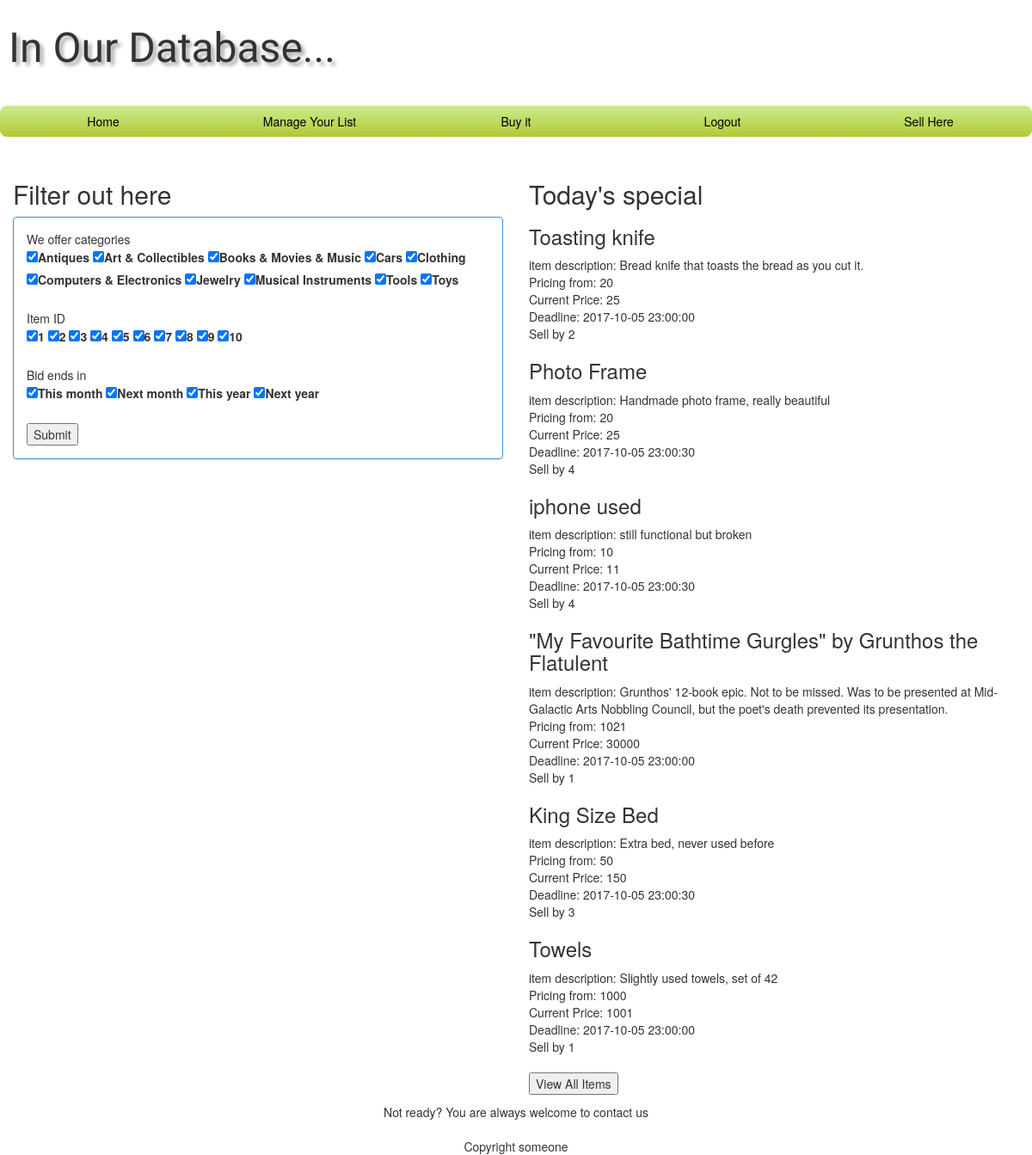
Page /settings.php (signed in) on the committed database.
### tables this page shows
CREATE TABLE ITEM_CATEGORY (
    ITEM_CATEGORY_ID INTEGER PRIMARY KEY,
    NAME VARCHAR(78) NOT NULL );

CREATE TABLE AUCTION (
    AUCTION_ID INTEGER PRIMARY KEY,
    HIGHEST_BIDDER INTEGER,
    NUM_BID INTEGER NOT NULL,
    STATUS INTEGER NOT NULL,
    SELLER INTEGER NOT NULL,
    START_PRICE INTEGER NOT NULL,
    CURRENT_PRICE INTEGER NOT NULL,
    OPEN_TIME TIMESTAMP,
    CLOSE_TIME TIMESTAMP,
    ITEM_CATEGORY INTEGER,
    ITEM_CAPTION VARCHAR(78),
    ITEM_DESCRIPTION VARCHAR(998),
    ITEM_PHOTO MEDIUMBLOB );

### settings.php (the view, shortened to what this page needs)
<?php
require_once('openDatabase.php');
$thisAuctionQuery = $database->prepare(<<<'SQL'
    SELECT
        ITEM_CATEGORY.ITEM_CATEGORY_ID,
        ITEM_CATEGORY.NAME
        FROM ITEM_CATEGORY
SQL
);
$todaySpecial = $database->prepare(<<<'SQL'
  SELECT
    AUCTION.ITEM_DESCRIPTION,
    AUCTION.ITEM_CAPTION,
    AUCTION.CURRENT_PRICE,
    AUCTION.START_PRICE,
    AUCTION.SELLER,
    AUCTION.CLOSE_TIME,
    AUCTION.ITEM_PHOTO,
    AUCTION.AUCTION_ID,
    AUCTION.HIGHEST_BIDDER
    FROM AUCTION
    ORDER BY AUCTION.NUM_BID DESC
    LIMIT 20
SQL
);
?>
<!DOCTYPE HTML>
<html>
<head>
    <link rel="stylesheet" href="stylesheet/style.css" type="text/css"/>
    <link rel="stylesheet" type="text/css" href="stylesheet/bootstrap.min.css"/>
</head>
<body>
<header>
    <div class="head_only">
        <div>
            <h1 class="TangerineFont">In Our Database...</h1>
        </div>
    </div>
</header>
<nav>
    <ul>
        <li><a href="index.php">Home</a></li>
        <li><a href="manage.php">Manage Your List</a></li>
        <li><a href="settings.php">Buy it</a></li>
        <li><a href="logout.php">Logout</a></li>
        <li><a href="seller.php">Sell Here</a></li>
    </ul>
</nav>
<br>
<section class="col-md-6">
    <h2>Filter out here</h2>
    <form method="get">
        <div class="panel panel-primary">
            <div class="panel-body">
                <div>
                    <div>We offer categories</div>
                    <?PHP
                    $thisAuctionQuery->execute();
                    foreach ($thisAuctionQuery->fetchAll() as $auction):
                        $name = $auction['NAME'];
                        echo "
                        <label><input type=\"checkbox\" checked=\"checked\"/>{$name}</label>";
                    endforeach;
                    ?>
                </div>
                <br>
                <div>
                    <div>Item ID</div>
                    <?PHP
                    $thisAuctionQuery->execute();
                    foreach ($thisAuctionQuery->fetchAll() as $auction):
                        $category_id = $auction['ITEM_CATEGORY_ID'];
                        echo "
                        <label><input type=\"checkbox\" checked=\"checked\"/>{$category_id}</label>";
                    endforeach;
                    ?>
                </div>
                <br>
                <div>
                    <div>Bid ends in</div>
                    <label><input type="checkbox" checked="checked"/>This month</label>
                    <label><input type="checkbox" checked="checked"/>Next month</label>
                    <label><input type="checkbox" checked="checked"/>This year</label>
                    <label><input type="checkbox" checked="checked"/>Next year</label>
                </div>
                <br>
                <input type="submit" name="submit" onclick="book.php">
            </div>
        </div>
    </form>
</section>
<section class="col-md-6">
    <h2>Today's special</h2>
    <?PHP
    $todaySpecial->execute();
    foreach($todaySpecial->fetchAll() as $special):
        $description = $special['ITEM_DESCRIPTION'];
        $caption = $special['ITEM_CAPTION'];
        $price = $special['START_PRICE'];
        $current_price = $special['CURRENT_PRICE'];
        $close = $special['CLOSE_TIME'];
        $seller = $special['SELLER'];
        echo"
            <h3>{$caption}</h3>
            <div>item description: {$description}</div>
            <div>Pricing from: {$price}</div>
            <div>Current Price: {$current_price}</div>
            <div>Deadline: {$close}</div>
            <div>Sell by {$seller}</div>";
    endforeach;
    ?>
    <br>
    <form method="post" action="book.php">
        <button>View All Items</button>
    </form>
</section>
<br>
<footer>
    <div class="foot">Not ready? You are always welcome to contact us</div>
    <br>
    <div class="foot">Copyright someone</div>
</footer>
</body>
</html>

### stylesheet/style.css (style rules this page uses)
html, body { width: 100%; height: 100%; margin: 0; padding: 0; border: 0; }
nav { width: 100%; margin: 20px 0; float: left; }
nav ul { width: 100%; list-style: none; margin: 0; padding: 0; border: 0; }
nav ul li { width: 20%; float: left; }
nav ul li a { text-align: center; padding: 8px 0; display: block; width: 100%; background: linear-gradient(to bottom, #cdeb8e 0%,#b0ca34 100%); }
nav ul li a, nav ul li a:focus, nav ul li a:visited, nav ul li a:hover, nav ul li a:active { color: #000; text-decoration: none; }
nav ul li:first-child a { border-top-left-radius: 8px; border-bottom-left-radius: 8px; }
nav ul li:last-child a { border-top-right-radius: 8px; border-bottom-right-radius: 8px; }
.head_only { padding: 10px; }
section { padding: 10px; }
.foot { text-align: center; }
.TangerineFont { font-family: Tangerine, serif; font-size: 48px; text-shadow: 4px 4px 4px #aaa; }

### rows in the picture
item_category: NAME "Antiques", ITEM_CATEGORY_ID "1"
item_category: NAME "Art & Collectibles", ITEM_CATEGORY_ID "2"
item_category: NAME "Books & Movies & Music", ITEM_CATEGORY_ID "3"
item_category: NAME "Cars", ITEM_CATEGORY_ID "4"
item_category: NAME "Clothing", ITEM_CATEGORY_ID "5"
item_category: NAME "Computers & Electronics", ITEM_CATEGORY_ID "6"
item_category: NAME "Jewelry", ITEM_CATEGORY_ID "7"
item_category: NAME "Musical Instruments", ITEM_CATEGORY_ID "8"
item_category: NAME "Tools", ITEM_CATEGORY_ID "9"
item_category: NAME "Toys", ITEM_CATEGORY_ID "10"
auction: ITEM_CAPTION "Toasting knife", ITEM_DESCRIPTION "Bread knife that toasts the bread as you cut it.", START_PRICE "20", CURRENT_PRICE "25", CLOSE_TIME "2017-10-05 23:00:00", SELLER "2"
auction: ITEM_CAPTION "Photo Frame", ITEM_DESCRIPTION "Handmade photo frame, really beautiful", START_PRICE "20", CURRENT_PRICE "25", CLOSE_TIME "2017-10-05 23:00:30", SELLER "4"
auction: ITEM_CAPTION "iphone used", ITEM_DESCRIPTION "still functional but broken", START_PRICE "10", CURRENT_PRICE "11", CLOSE_TIME "2017-10-05 23:00:30", SELLER "4"
auction: ITEM_CAPTION "\"My Favourite Bathtime Gurgles\" by Grunthos the Flatulent", ITEM_DESCRIPTION "Grunthos' 12-book epic. Not to be missed. Was to be presented at Mid-Galactic Arts Nobbling Council, but the poet's death prevented its presentation.", START_PRICE "1021", CURRENT_PRICE "30000", CLOSE_TIME "2017-10-05 23:00:00", SELLER "1"
auction: ITEM_CAPTION "King Size Bed", ITEM_DESCRIPTION "Extra bed, never used before", START_PRICE "50", CURRENT_PRICE "150", CLOSE_TIME "2017-10-05 23:00:30", SELLER "3"
auction: ITEM_CAPTION "Towels", ITEM_DESCRIPTION "Slightly used towels, set of 42", START_PRICE "1000", CURRENT_PRICE "1001", CLOSE_TIME "2017-10-05 23:00:00", SELLER "1"
